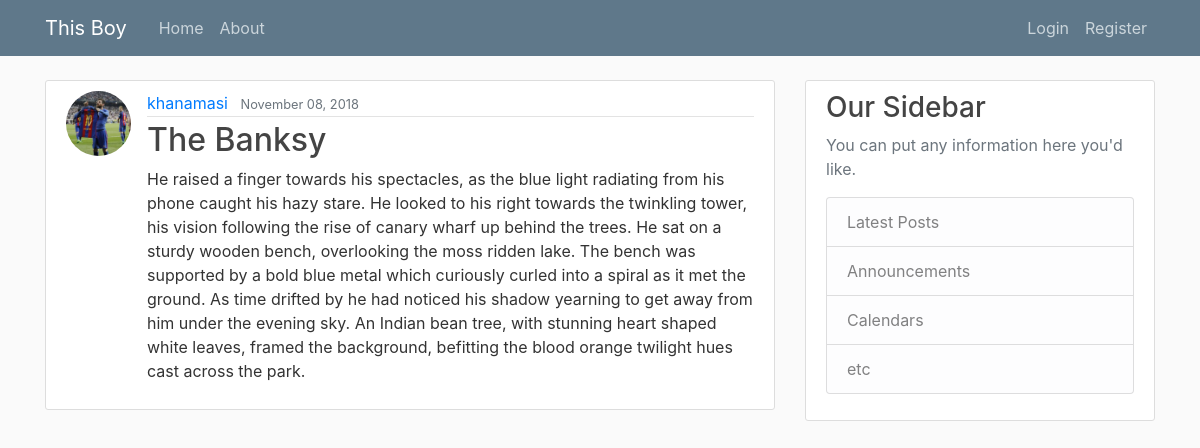
Page /post/6/ on the committed database.
### blog/models.py (models this page shows, shortened)
class Post (models.Model):
    title       = models.CharField(max_length=100)
    content     = models.TextField()
    date_posted = models.DateTimeField(default=timezone.now)
    author      = models.ForeignKey(User, on_delete=models.CASCADE)

### users/models.py (models this page shows, shortened)
class Profile(models.Model):
    user  = models.OneToOneField(User, on_delete=models.CASCADE)
    image = models.ImageField(default='default.jpg', upload_to='profile_pics')

### blog/views.py (the view)
# urls.py: path('post/<int:pk>/', PostDetailView.as_view(), name='post-detail'),
class PostDetailView(DetailView):
    model = Post

### blog/templates/blog/post_detail.html (shortened to what this page needs)
{% extends "blog/base.html" %}
{% block content %}
<article class="media content-section">
    <img class="rounded-circle article-img" src="{{ object.author.profile.image.url }}">
  <div class="media-body">
    <div class="article-metadata">
      <a class="mr-2" href="{% url 'user-posts' object.author.username %}">{{ object.author }}</a>
      <small class="text-muted">{{ object.date_posted|date:"F d, Y" }}</small>
    </div>
    <h2 class="article-title">{{ object.title }}</h2>
    <p class="article-content">{{ object.content }}</p>
  </div>
</article>
{% endblock content %}

### blog/static/blog/main.css (style rules this page uses)
body { background: #fafafa; color: #333333; margin-top: 5rem; }
h1, h2, h3, h4, h5, h6 { color: #444444; }
.content-section { background: #ffffff; padding: 10px 20px; border: 1px solid #dddddd; border-radius: 3px; margin-bottom: 20px; }
.article-title { color: #444444; }
.article-content { white-space: pre-line; }
.article-img { height: 65px; width: 65px; margin-right: 16px; }
.article-metadata { padding-bottom: 1px; margin-bottom: 4px; border-bottom: 1px solid #e3e3e3 }

### rows in the picture
Post: author.profile.image (picture), author "khanamasi", date_posted "November 08, 2018", title "The Banksy", content "He raised a finger towards his spectacles, as the blue light radiating from his phone caught his hazy stare. He looked to his right towards the twinkling tower, his vision following the rise of canary wharf up behind the trees. He sat on a sturdy wooden bench, overlooking the moss ridden lake. The bench was supported by a bold blue metal which curiously curled into a spiral as it met the ground. As time drifted by he had noticed his shadow yearning to get away from him under the evening sky. An Indian bean tree, with stunning heart shaped white leaves, framed the background, befitting the blood orange twilight hues cast across the park."
